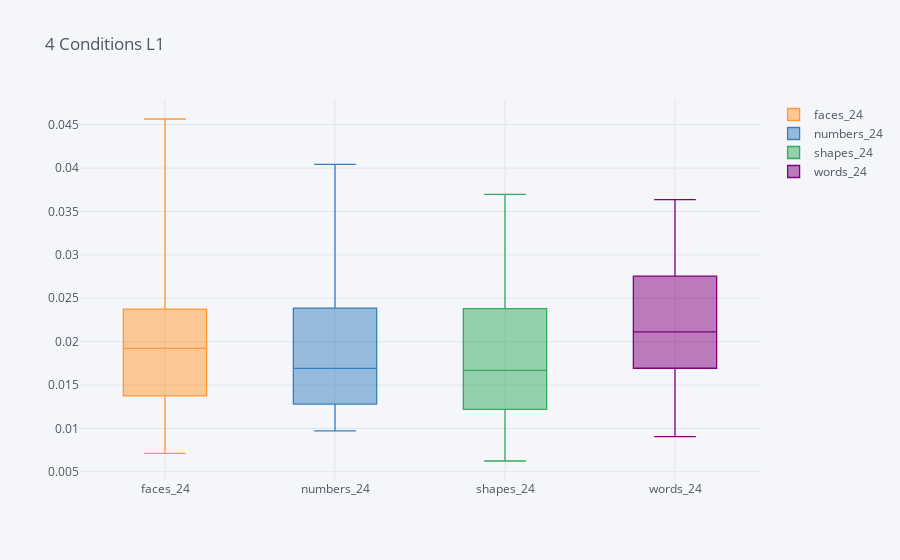

Source (notebook cell):
### Code cell
# Creating pandas dataframe from numpy array
L1 = pd.DataFrame({'words_24': words_L1_24num, 'faces_24':faces_L1_24num,'shapes_24':shapes_L1_24num,'numbers_24':numbers_L1_24num})
#print(L1)
L1.iplot(kind='box',title = '4 Conditions L1')

### Figure 1 — Plotly figure (JSON) as saved in the notebook; plotly's stock layout.template omitted (floating-point values rounded to 4 significant figures)
{"data": [{"boxpoints": false, "line": {"width": 1.3}, "marker": {"color": "rgba(255, 153, 51, 1.0)"}, "name": "faces_24", "orientation": "v", "type": "box", "uid": "ea238244-7397-4f36-8ee7-bfbfb8f10156", "y": [0.01271, 0.01235, 0.02983, 0.01615, 0.01426, 0.02396, 0.02102, 0.03708, 0.02103, 0.02112, 0.01325, 0.01257, 0.01016, 0.02225, 0.01537, 0.02353, 0.01577, 0.02937, 0.01742, 0.01511, 0.00712, 0.03875, 0.04565, 0.02177]}, {"boxpoints": false, "line": {"width": 1.3}, "marker": {"color": "rgba(55, 128, 191, 1.0)"}, "name": "numbers_24", "orientation": "v", "type": "box", "uid": "64273079-23d6-4d6b-99ae-abaa9ca62add", "y": [0.01134, 0.009724, 0.02492, 0.01565, 0.01411, 0.02052, 0.01145, 0.03794, 0.01383, 0.02623, 0.02502, 0.01382, 0.0228, 0.0182, 0.03213, 0.01283, 0.02053, 0.0219, 0.01439, 0.02178, 0.01239, 0.04043, 0.01051, 0.01276]}, {"boxpoints": false, "line": {"width": 1.3}, "marker": {"color": "rgba(50, 171, 96, 1.0)"}, "name": "shapes_24", "orientation": "v", "type": "box", "uid": "6d5cd26d-1f26-42c6-beb2-2c10dbb6273d", "y": [0.01984, 0.02416, 0.01068, 0.01003, 0.01307, 0.006243, 0.01023, 0.01373, 0.01565, 0.0113, 0.01437, 0.02417, 0.02853, 0.02065, 0.01614, 0.02346, 0.01724, 0.01463, 0.03525, 0.03141, 0.0185, 0.03697, 0.01766, 0.01015]}, {"boxpoints": false, "line": {"width": 1.3}, "marker": {"color": "rgba(128, 0, 128, 1.0)"}, "name": "words_24", "orientation": "v", "type": "box", "uid": "9f38ebd5-a713-4391-858d-81a31c9016b5", "y": [0.0208, 0.02206, 0.01407, 0.01862, 0.02628, 0.009063, 0.01976, 0.01425, 0.03093, 0.02372, 0.02145, 0.02385, 0.01843, 0.0313, 0.01792, 0.02562, 0.03635, 0.02056, 0.03505, 0.01594, 0.03027, 0.02881, 0.01224, 0.01256]}], "layout": {"legend": {"bgcolor": "#F5F6F9", "font": {"color": "#4D5663"}}, "paper_bgcolor": "#F5F6F9", "plot_bgcolor": "#F5F6F9", "title": {"font": {"color": "#4D5663"}, "text": "4 Conditions L1"}, "xaxis": {"gridcolor": "#E1E5ED", "showgrid": true, "tickfont": {"color": "#4D5663"}, "title": {"font": {"color": "#4D5663"}, "text": ""}, "zerolinecolor": "#E1E5ED"}, "yaxis": {"gridcolor": "#E1E5ED", "showgrid": true, "tickfont": {"color": "#4D5663"}, "title": {"font": {"color": "#4D5663"}, "text": ""}, "zerolinecolor": "#E1E5ED"}}}
